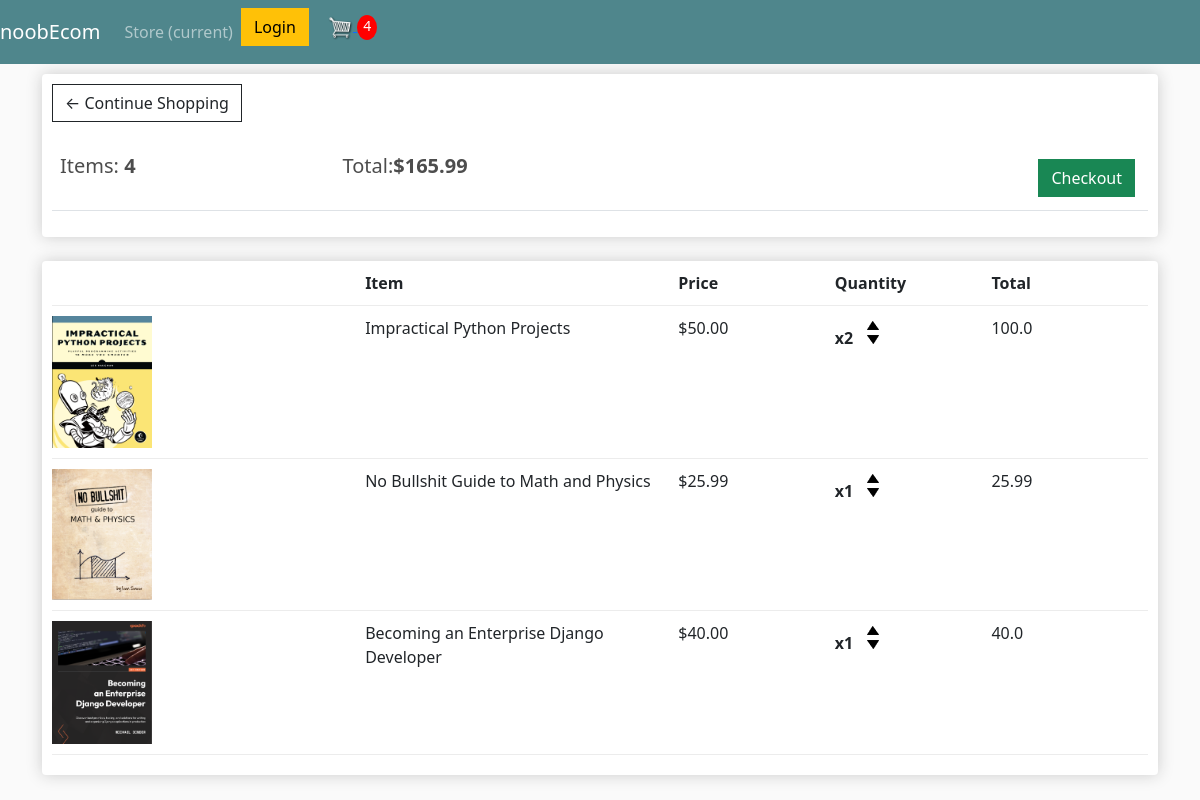
The page /cart/ (signed in) on the database as committed earlier.
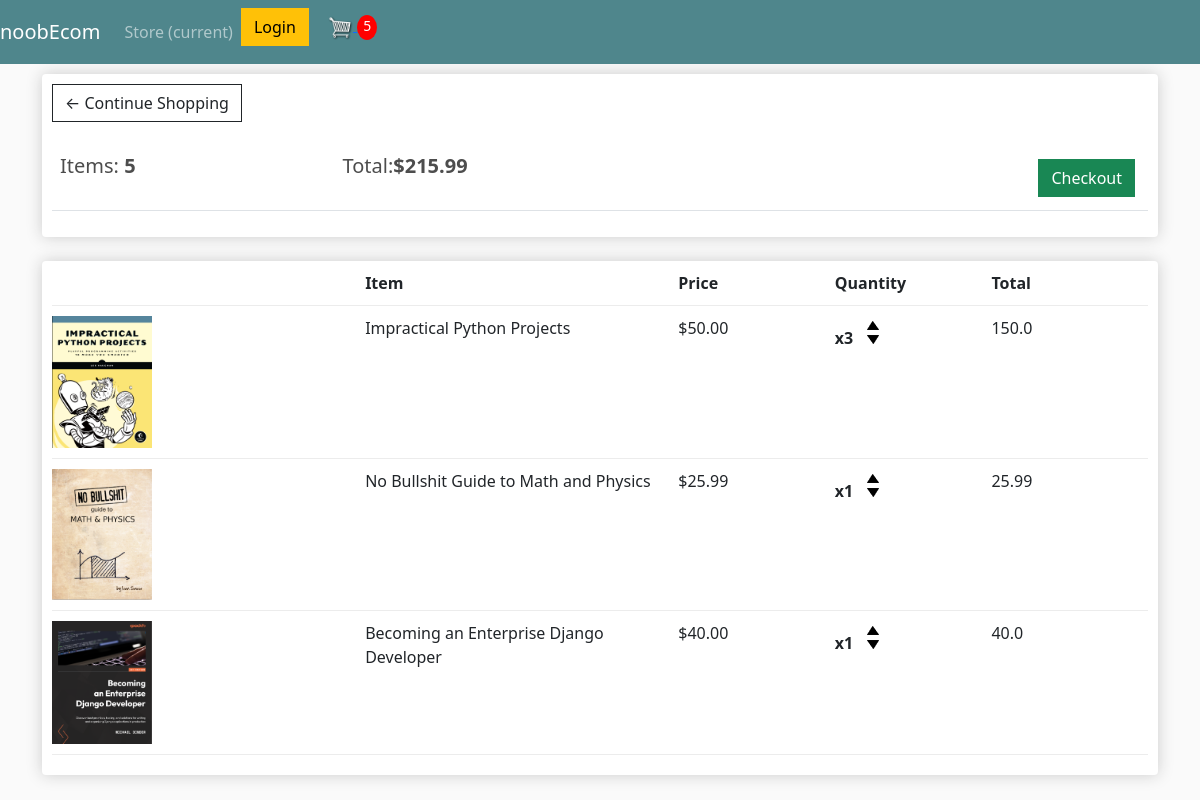
The same page on the database as committed later.
### store/models.py (models this page shows, shortened)
class Order(models.Model):
    customer = models.ForeignKey(Customer, on_delete=models.SET_NULL, null=True, blank=True)
    date_ordered = models.DateTimeField(auto_now_add=True)
    complete = models.BooleanField(default=False)
    transaction_id = models.CharField(max_length=100, null=True)
    @property
    def get_cart_total(self):
        orderitems = self.orderitem_set.all()
        total = sum([item.get_total for item in orderitems])
        return total
    @property
    def get_cart_items(self):
        orderitems = self.orderitem_set.all()
        total = sum([item.quantity for item in orderitems])
        return total

class OrderItem(models.Model):
    product = models.ForeignKey(Product, on_delete=models.SET_NULL, null=True)
    order = models.ForeignKey(Order, on_delete=models.SET_NULL, null=True)
    quantity = models.IntegerField(default=0, null=True, blank=True)
    date_added = models.DateTimeField(auto_now_add=True)
    @property
    def get_total(self):
        total = self.product.price * self.quantity
        return total

class Product(models.Model):
    name = models.CharField(max_length=200)
    price = models.FloatField()
    digital = models.BooleanField(default=False, null=True, blank=True)
    image = models.ImageField(null=True, blank=True)
    @property
    def imageURL(self):
        try:
            url = self.image.url
        except Exception:
            url = ''
        return url

### store/views.py (the view)
# urls.py: path('cart/', views.cart, name='cart'),
def cart(request):
    if request.user.is_authenticated:
        customer = request.user.customer
        order, created = Order.objects.get_or_create(customer=customer, complete=False)
        items = order.orderitem_set.all()
        cartItems = order.get_cart_items
        print('authenticated', items)
    else:
        print('not authenticated')
        items = []
        order = {'get_cart_total':0, 'get_cart_items':0, 'shipping':False}
        cartItems = order['get_cart_items']
    context = {'items':items, 'order':order, 'cartItems':cartItems}
    return render(request, 'store/cart.html', context)

### store/templates/store/cart.html
{% extends 'store/main.html' %}
{% load static %}
{% block content %}
    <div class="row">
        <div class="col-lg-12">
            <div class="box-element">
                <a class="btn btn-outline-dark" href="{% url 'store' %}">&#x2190; Continue Shopping</a>
                <br>
                <br>
                <table class="table">
					<tr>
						<th><h5>Items: <strong>{{order.get_cart_items}}</strong></h5></th>
						<th><h5>Total:<strong>${{order.get_cart_total}}</strong></h5></th>
						<th>
							<a  style="float:right; margin:5px;" class="btn btn-success" href="{% url 'checkout' %}">Checkout</a>
						</th>
					</tr>
				</table>
            </div>
            <br>
            <div class="box-element">
                <div class="cart-row">
                    <div style="flex:2"></div>
					<div style="flex:2"><strong>Item</strong></div>
					<div style="flex:1"><strong>Price</strong></div>
					<div style="flex:1"><strong>Quantity</strong></div>
					<div style="flex:1"><strong>Total</strong></div>
                </div>
				{% for item in items %}
                <div class="cart-row">
					<div style="flex:2"><img class="row-image" src="{{item.product.imageURL}}"></div>
					<div style="flex:2"><p>{{item.product.name}}</p></div>
					<div style="flex:1"><p>${{item.product.price|floatformat:2}}</p></div>
					<div style="flex:1">
						<p class="quantity">x{{item.quantity}}</p>
						<div class="quantity">
							<img data-product="{{item.product.id}}" data-action="add" class="chg-quantity update-cart" src="{% static  'images/arrow-up.png' %}">
							<img data-product="{{item.product.id}}" data-action="remove" class="chg-quantity update-cart" src="{% static  'images/arrow-down.png' %}">
						</div>
					</div>
					<div style="flex:1">{{item.get_total}}</div>
				</div>
				{% endfor %}
            </div>
        </div>
    </div>
{% endblock content %}

Rows that differ between the two databases and show on the page:
changed through a linked row, Order: get_cart_items "4" → "5"; get_cart_total "165.99" → "215.99"
changed OrderItem "Impractical Python Projects": quantity "2" → "3"; get_total "100.0" → "150.0"
Other text that changed with them:
{{ cartItems }}: "4" → "5"
